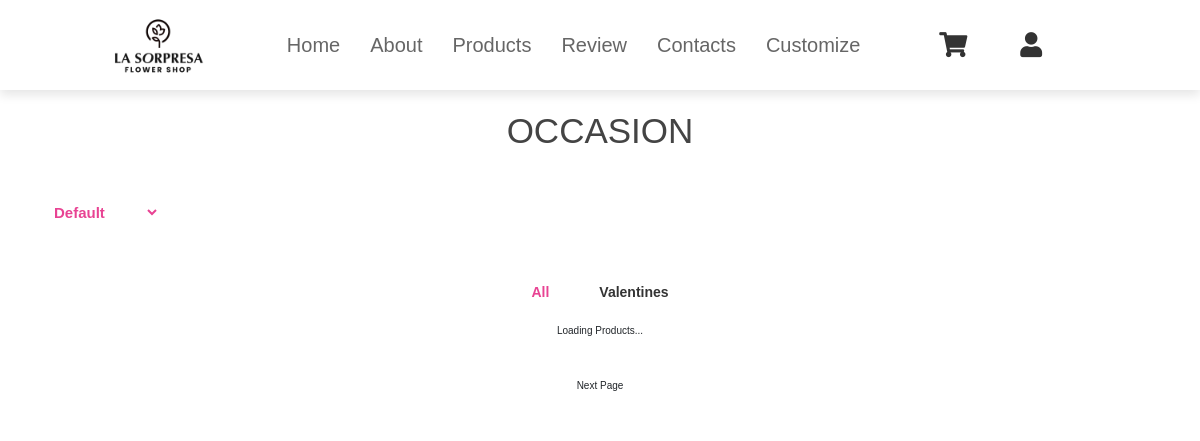
The page /users/occasion.php on the database as committed earlier.
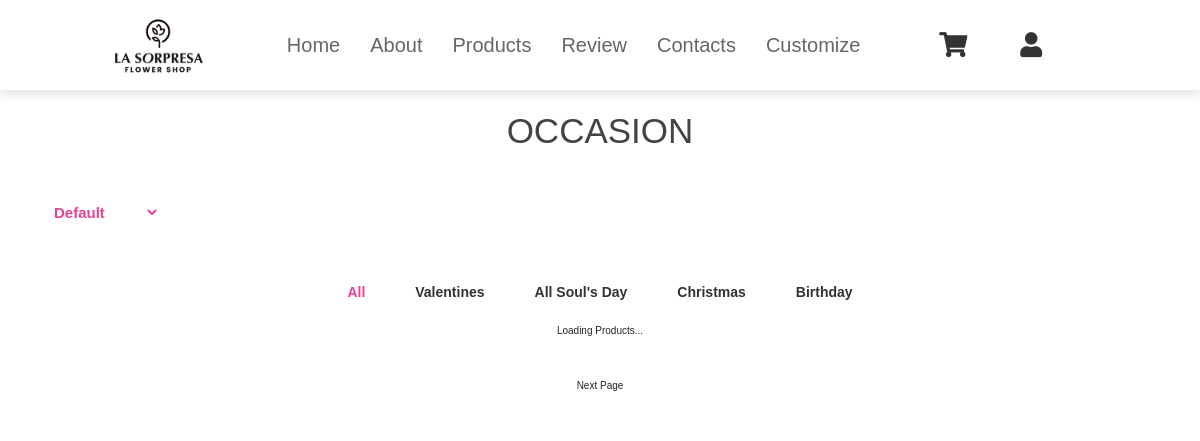
The same page on the database as committed later.
### tables this page shows
CREATE TABLE `end_category` (
  `ecat_id` int(11) NOT NULL,
  `ecat_name` varchar(255) NOT NULL,
  `mcat_id` int(11) NOT NULL
);

### users/occasion.php (the view, shortened to what this page needs)
<?php
include("../admin/inc/config.php");
?>
<!DOCTYPE html>
<html lang="en">
<head>
    <link rel="stylesheet" href="https://cdnjs.cloudflare.com/ajax/libs/font-awesome/6.6.0/css/all.min.css">
    <link href="https://cdnjs.cloudflare.com/ajax/libs/font-awesome/5.15.4/css/all.min.css" rel="stylesheet">
     <link href="https://stackpath.bootstrapcdn.com/bootstrap/4.5.2/css/bootstrap.min.css" rel="stylesheet">
     <link rel="stylesheet" href="../css/navhead.css">
</head>
<body>
<header>
    <img src="../images/logo.png" alt="" class="logos" href="">
    <nav class="navbar">
        <a href="index.php">Home</a>
        <a href="#about">About</a>
        <div class="prod-dropdown">
            <a href="" onclick="toggleDropdown()">Products</a>
        </div>
        <a href="#review">Review</a>
        <a href="#contacts">Contacts</a>
        <a href="customization.php">Customize</a>
    </nav>
    <div class="icons">
    <a href="shopcart.php" class="fas fa-shopping-cart"></a>
    <div class="user-dropdown">
        <a href="#" class="fas fa-user" onclick="toggleDropdown()"></a>
    </div>
</div>
</header>
<section>
   <div class="container">
      <h3 class="title"> Occasion </h3>
      <?php
$statement = $pdo->prepare("
    SELECT *
    FROM end_category t1
    JOIN mid_category t2
    ON t1.mcat_id = t2.mcat_id
    WHERE t1.mcat_id = 20 /* Only get categories for the mid-category with ID 19 */
    ORDER BY t1.ecat_id ASC
");
$statement->execute();
$result = $statement->fetchAll(PDO::FETCH_ASSOC);
?>
<div class="filter-condition">
    <select name="" id="select">
        <option value="Default">Default</option>
    </select>
</div>
<ul class="indicator">
    <li data-filter="all" class="active">
        <a href="#" onclick="filterProducts('all')">All</a>
    </li>
    <?php
    if (!empty($result) && is_array($result)) {
        foreach ($result as $row) {
            echo '<li data-filter="' . htmlspecialchars($row['ecat_id']) . '">
                    <a href="#" onclick="filterProducts(' . htmlspecialchars($row['ecat_id']) . ')">' . htmlspecialchars($row['ecat_name']) . '</a>
                  </li>';
        }
    } else {
        echo '<li>No categories available.</li>';
    }
    ?>
</ul>
<div class="products-container" id="productContainer">
</div>
   <ul class="listPage">
        <li>Next Page</li>
   </ul>
</section>

Rows that differ between the two databases and show on the page:
added end_category: ecat_name "All Soul's Day"
added end_category: ecat_name "Christmas"
added end_category: ecat_name "Birthday"
